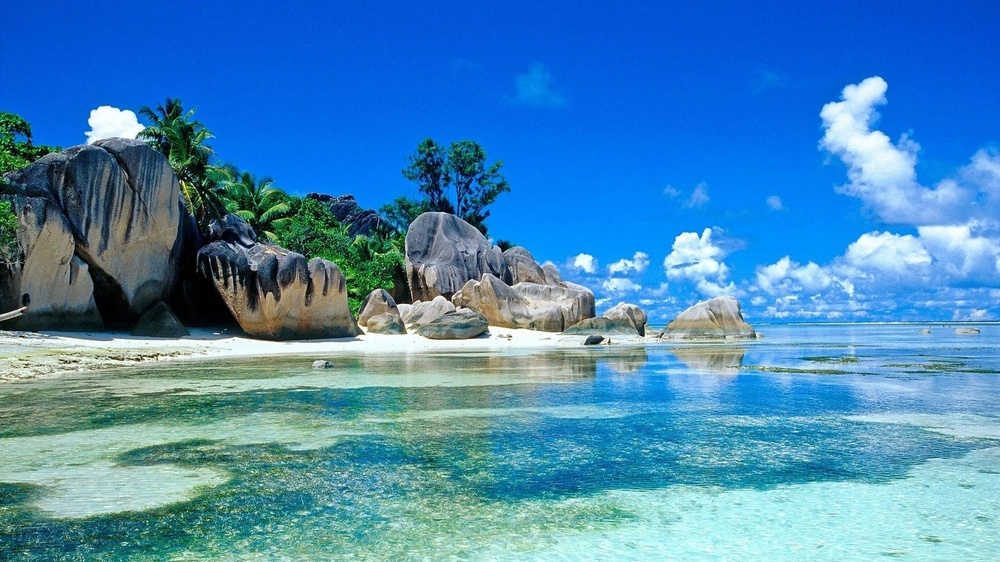
#> input picture images/beach.jpg, 1000 x 562 px, shrunk from 1920 x 1080 before the run, found by its file name
$ python task1.py
#> lines starting #> are read from the running program, lines starting #| are printed output that depends on the picture
from PIL import Image,ImageFilter
img = Image.open("beach.jpg")
#> img is the input picture: PIL image 1000x562 RGB; mean R, G, B 71.3, 136.3, 183.4
new_image = img.crop((100, 100, 250, 250))
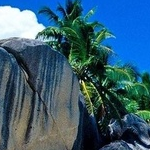
#> new_image: PIL image 150x150 RGB; mean R, G, B 55.5, 93.6, 115.7
new_image.show()

$ run again, with images/lion.jpg copied over images/beach.jpg
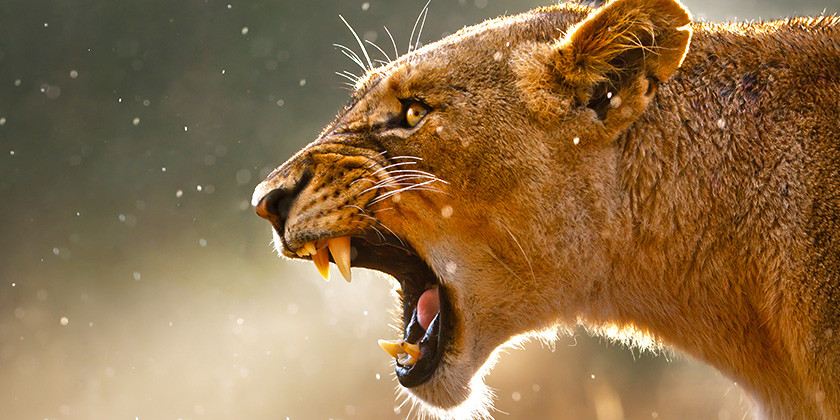
#> input picture images/lion.jpg, 840 x 420 px, found by its file name
#> img is the input picture: PIL image 840x420 RGB; mean R, G, B 142, 110.5, 71.9
#> `new_image = img.crop((100, 100, 250, 250))`:
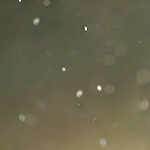
#> new_image: PIL image 150x150 RGB; mean R, G, B 104.5, 100, 76.4
